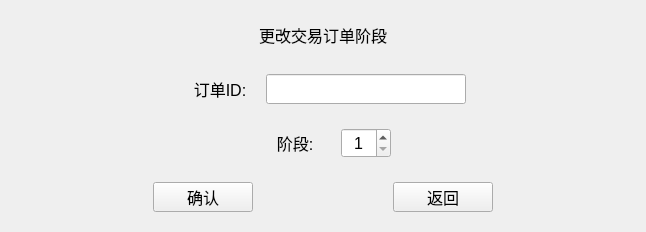
          <widget class="QWidget" name="page_4">
           <layout class="QVBoxLayout" name="verticalLayout_13">
            <item>
             <widget class="QWidget" name="WGT_TranTitle_2" native="true">
              <layout class="QHBoxLayout" name="horizontalLayout_19">
               <item>
                <spacer name="horizontalSpacer_37">
                 <property name="orientation">
                  <enum>Qt::Horizontal</enum>
                 </property>
                 <property name="sizeHint" stdset="0">
                  <size>
                   <width>203</width>
                   <height>20</height>
                  </size>
                 </property>
                </spacer>
               </item>
               <item>
                <widget class="QLabel" name="LBL_TranMgeTitle">
                 <property name="minimumSize">
                  <size>
                   <width>200</width>
                   <height>30</height>
                  </size>
                 </property>
                 <property name="maximumSize">
                  <size>
                   <width>200</width>
                   <height>30</height>
                  </size>
                 </property>
                 <property name="font">
                  <font>
                   <pointsize>12</pointsize>
                  </font>
                 </property>
                 <property name="text">
                  <string>更改交易订单阶段</string>
                 </property>
                 <property name="alignment">
                  <set>Qt::AlignCenter</set>
                 </property>
                </widget>
               </item>
               <item>
                <spacer name="horizontalSpacer_38">
                 <property name="orientation">
                  <enum>Qt::Horizontal</enum>
                 </property>
                 <property name="sizeHint" stdset="0">
                  <size>
                   <width>203</width>
                   <height>20</height>
                  </size>
                 </property>
                </spacer>
               </item>
              </layout>
             </widget>
            </item>
            <item>
             <widget class="QWidget" name="WGT_TranID" native="true">
              <layout class="QHBoxLayout" name="horizontalLayout_18">
               <item>
                <spacer name="horizontalSpacer_39">
                 <property name="orientation">
                  <enum>Qt::Horizontal</enum>
                 </property>
                 <property name="sizeHint" stdset="0">
                  <size>
                   <width>160</width>
                   <height>20</height>
                  </size>
                 </property>
                </spacer>
               </item>
               <item>
                <widget class="QLabel" name="LBL_TranID">
                 <property name="minimumSize">
                  <size>
                   <width>80</width>
                   <height>30</height>
                  </size>
                 </property>
                 <property name="maximumSize">
                  <size>
                   <width>80</width>
                   <height>30</height>
                  </size>
                 </property>
                 <property name="font">
                  <font>
                   <pointsize>12</pointsize>
                  </font>
                 </property>
                 <property name="text">
                  <string>订单ID:</string>
                 </property>
                 <property name="alignment">
                  <set>Qt::AlignCenter</set>
                 </property>
                </widget>
               </item>
               <item>
                <widget class="QLineEdit" name="LET_TranID">
                 <property name="sizePolicy">
                  <sizepolicy hsizetype="Preferred" vsizetype="Preferred">
                   <horstretch>0</horstretch>
                   <verstretch>0</verstretch>
                  </sizepolicy>
                 </property>
                 <property name="minimumSize">
                  <size>
                   <width>200</width>
                   <height>30</height>
                  </size>
                 </property>
                 <property name="maximumSize">
                  <size>
                   <width>200</width>
                   <height>30</height>
                  </size>
                 </property>
                </widget>
               </item>
               <item>
                <spacer name="horizontalSpacer_40">
                 <property name="orientation">
                  <enum>Qt::Horizontal</enum>
                 </property>
                 <property name="sizeHint" stdset="0">
                  <size>
                   <width>160</width>
                   <height>20</height>
                  </size>
                 </property>
                </spacer>
               </item>
              </layout>
             </widget>
            </item>
            <item>
             <widget class="QWidget" name="WGT_TranSection" native="true">
              <layout class="QHBoxLayout" name="horizontalLayout_20">
               <item>
                <spacer name="horizontalSpacer_41">
                 <property name="orientation">
                  <enum>Qt::Horizontal</enum>
                 </property>
                 <property name="sizeHint" stdset="0">
                  <size>
                   <width>235</width>
                   <height>20</height>
                  </size>
                 </property>
                </spacer>
               </item>
               <item>
                <widget class="QLabel" name="LBL_TranSection">
                 <property name="minimumSize">
                  <size>
                   <width>80</width>
                   <height>30</height>
                  </size>
                 </property>
                 <property name="maximumSize">
                  <size>
                   <width>80</width>
                   <height>30</height>
                  </size>
                 </property>
                 <property name="font">
                  <font>
                   <pointsize>12</pointsize>
                  </font>
                 </property>
                 <property name="text">
                  <string>阶段:</string>
                 </property>
                 <property name="alignment">
                  <set>Qt::AlignCenter</set>
                 </property>
                </widget>
               </item>
               <item>
                <widget class="QSpinBox" name="SBX_TranSection">
                 <property name="sizePolicy">
                  <sizepolicy hsizetype="Preferred" vsizetype="Preferred">
                   <horstretch>0</horstretch>
                   <verstretch>0</verstretch>
                  </sizepolicy>
                 </property>
                 <property name="minimumSize">
                  <size>
                   <width>50</width>
                   <height>30</height>
                  </size>
                 </property>
                 <property name="maximumSize">
                  <size>
                   <width>50</width>
                   <height>30</height>
                  </size>
                 </property>
                 <property name="font">
                  <font>
                   <pointsize>12</pointsize>
                  </font>
                 </property>
                 <property name="alignment">
                  <set>Qt::AlignCenter</set>
                 </property>
                 <property name="minimum">
                  <number>1</number>
                 </property>
                 <property name="maximum">
                  <number>3</number>
                 </property>
                </widget>
               </item>
               <item>
                <spacer name="horizontalSpacer_42">
                 <property name="orientation">
                  <enum>Qt::Horizontal</enum>
                 </property>
                 <property name="sizeHint" stdset="0">
                  <size>
                   <width>235</width>
                   <height>20</height>
                  </size>
                 </property>
                </spacer>
               </item>
              </layout>
             </widget>
            </item>
            <item>
             <widget class="QWidget" name="WGT_TranBtnEnsure" native="true">
              <layout class="QHBoxLayout" name="horizontalLayout_21">
               <item>
                <spacer name="horizontalSpacer_45">
                 <property name="orientation">
                  <enum>Qt::Horizontal</enum>
                 </property>
                 <property name="sizeHint" stdset="0">
                  <size>
                   <width>130</width>
                   <height>20</height>
                  </size>
                 </property>
                </spacer>
               </item>
               <item>
                <widget class="QPushButton" name="BTN_TranEnsure">
                 <property name="sizePolicy">
                  <sizepolicy hsizetype="Preferred" vsizetype="Preferred">
                   <horstretch>0</horstretch>
                   <verstretch>0</verstretch>
                  </sizepolicy>
                 </property>
                 <property name="minimumSize">
                  <size>
                   <width>100</width>
                   <height>30</height>
                  </size>
                 </property>
                 <property name="maximumSize">
                  <size>
                   <width>100</width>
                   <height>30</height>
                  </size>
                 </property>
                 <property name="font">
                  <font>
                   <pointsize>12</pointsize>
                  </font>
                 </property>
                 <property name="text">
                  <string>确认</string>
                 </property>
                </widget>
               </item>
               <item>
                <spacer name="horizontalSpacer_47">
                 <property name="orientation">
                  <enum>Qt::Horizontal</enum>
                 </property>
                 <property name="sizeHint" stdset="0">
                  <size>
                   <width>40</width>
                   <height>20</height>
                  </size>
                 </property>
                </spacer>
               </item>
               <item>
                <widget class="QPushButton" name="BTN_TranPre">
                 <property name="sizePolicy">
                  <sizepolicy hsizetype="Preferred" vsizetype="Preferred">
                   <horstretch>0</horstretch>
                   <verstretch>0</verstretch>
                  </sizepolicy>
                 </property>
                 <property name="minimumSize">
                  <size>
                   <width>100</width>
                   <height>30</height>
                  </size>
                 </property>
                 <property name="maximumSize">
                  <size>
                   <width>100</width>
                   <height>30</height>
                  </size>
                 </property>
                 <property name="font">
                  <font>
                   <pointsize>12</pointsize>
                  </font>
                 </property>
                 <property name="text">
                  <string>返回</string>
                 </property>
                </widget>
               </item>
               <item>
                <spacer name="horizontalSpacer_46">
                 <property name="orientation">
                  <enum>Qt::Horizontal</enum>
                 </property>
                 <property name="sizeHint" stdset="0">
                  <size>
                   <width>130</width>
                   <height>20</height>
                  </size>
                 </property>
                </spacer>
               </item>
              </layout>
             </widget>
            </item>
           </layout>
          </widget>
